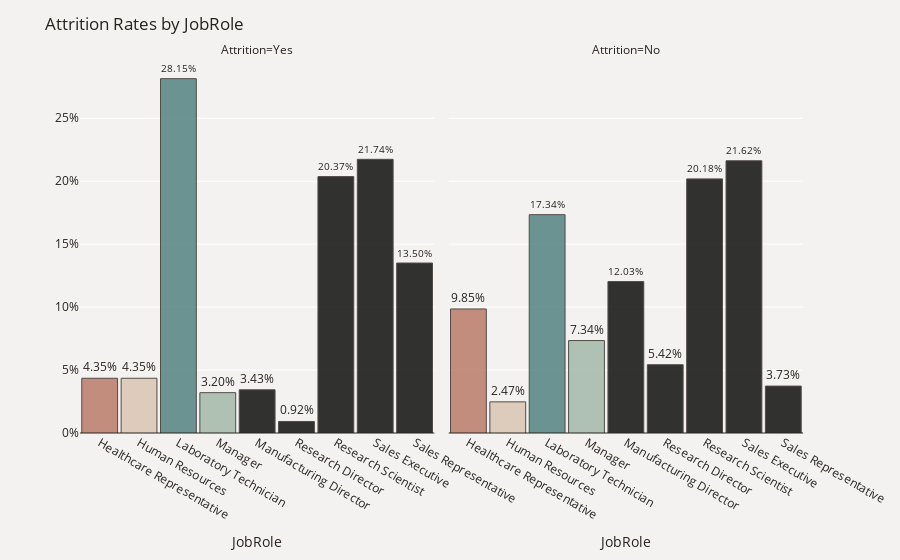

Write notebook code for a chart like this one.
### Markdown cell above
## JobRole

### Code cell
plot_df = df.groupby(['Attrition'])['JobRole'].value_counts(normalize=True)
plot_df = plot_df.mul(100).rename('Percent').reset_index().sort_values('JobRole')
# plot_df.JobSatisfaction=pd.Categorical(plot_df.JobSatisfaction).rename_categories(
#     {1:'Poor', 2:'Neutral', 3:'Good', 4:'Excellent'})
fig = px.bar(plot_df, x='JobRole', y='Percent', text='Percent', opacity=0.8,
             facet_col="Attrition", category_orders={"Attrition": ["Yes", "No"]})
fig.update_traces(texttemplate='%{text:.2f}%', textposition='outside', 
                  marker_color=['#B6735F', '#D7C2B0', '#497B7A', '#9EB5A3'],
                  marker_line=dict(width=1, color='#28221D'))

fig.update_yaxes(title="",zeroline=True, zerolinewidth=1, zerolinecolor='#28221D', ticksuffix='%')
fig.update_layout(title_text='Attrition Rates by JobRole', bargap=.09,font_color='#28221D',
                  xaxis_title='JobRole',paper_bgcolor='#F4F2F0', plot_bgcolor='#F4F2F0')
fig.show()

### Figure 1 — Plotly figure (JSON) as saved in the notebook; plotly's stock layout.template omitted (floating-point values rounded to 4 significant figures)
{"data": [{"alignmentgroup": "True", "hovertemplate": "Attrition=Yes<br>JobRole=%{x}<br>Percent=%{text}<extra></extra>", "legendgroup": "", "marker": {"color": ["#B6735F", "#D7C2B0", "#497B7A", "#9EB5A3"], "line": {"color": "#28221D", "width": 1}, "opacity": 0.8, "pattern": {"shape": ""}}, "name": "", "offsetgroup": "", "orientation": "v", "showlegend": false, "text": [4.348, 4.348, 28.15, 3.204, 3.432, 0.9153, 20.37, 21.74, 13.5], "textposition": "outside", "texttemplate": "%{text:.2f}%", "type": "bar", "x": ["Healthcare Representative", "Human Resources", "Laboratory Technician", "Manager", "Manufacturing Director", "Research Director", "Research Scientist", "Sales Executive", "Sales Representative"], "xaxis": "x", "y": [4.348, 4.348, 28.15, 3.204, 3.432, 0.9153, 20.37, 21.74, 13.5], "yaxis": "y"}, {"alignmentgroup": "True", "hovertemplate": "Attrition=No<br>JobRole=%{x}<br>Percent=%{text}<extra></extra>", "legendgroup": "", "marker": {"color": ["#B6735F", "#D7C2B0", "#497B7A", "#9EB5A3"], "line": {"color": "#28221D", "width": 1}, "opacity": 0.8, "pattern": {"shape": ""}}, "name": "", "offsetgroup": "", "orientation": "v", "showlegend": false, "text": [9.852, 2.472, 17.34, 7.343, 12.03, 5.424, 20.18, 21.62, 3.727], "textposition": "outside", "texttemplate": "%{text:.2f}%", "type": "bar", "x": ["Healthcare Representative", "Human Resources", "Laboratory Technician", "Manager", "Manufacturing Director", "Research Director", "Research Scientist", "Sales Executive", "Sales Representative"], "xaxis": "x2", "y": [9.852, 2.472, 17.34, 7.343, 12.03, 5.424, 20.18, 21.62, 3.727], "yaxis": "y2"}], "layout": {"annotations": [{"font": {}, "showarrow": false, "text": "Attrition=Yes", "x": 0.245, "xanchor": "center", "xref": "paper", "y": 1, "yanchor": "bottom", "yref": "paper"}, {"font": {}, "showarrow": false, "text": "Attrition=No", "x": 0.755, "xanchor": "center", "xref": "paper", "y": 1, "yanchor": "bottom", "yref": "paper"}], "bargap": 0.09, "barmode": "relative", "font": {"color": "#28221D"}, "legend": {"tracegroupgap": 0}, "margin": {"t": 60}, "paper_bgcolor": "#F4F2F0", "plot_bgcolor": "#F4F2F0", "title": {"text": "Attrition Rates by JobRole"}, "xaxis": {"anchor": "y", "domain": [0, 0.49], "title": {"text": "JobRole"}}, "xaxis2": {"anchor": "y2", "domain": [0.51, 1], "matches": "x", "title": {"text": "JobRole"}}, "yaxis": {"anchor": "x", "domain": [0, 1], "ticksuffix": "%", "title": {"text": ""}, "zeroline": true, "zerolinecolor": "#28221D", "zerolinewidth": 1}, "yaxis2": {"anchor": "x2", "domain": [0, 1], "matches": "y", "showticklabels": false, "ticksuffix": "%", "title": {"text": ""}, "zeroline": true, "zerolinecolor": "#28221D", "zerolinewidth": 1}}}
